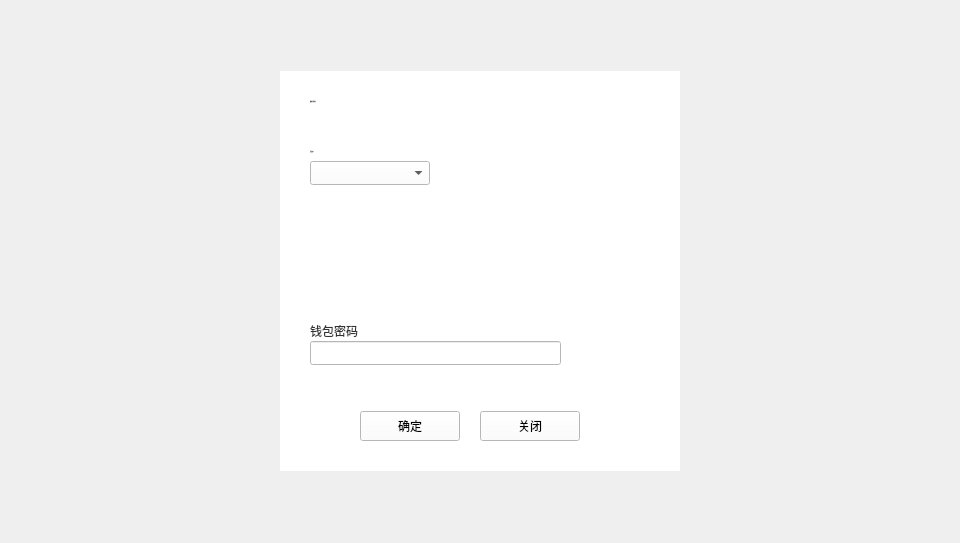
<?xml version="1.0" encoding="UTF-8"?>
<ui version="4.0">
 <class>ConfirmCreateMultiSigDialog</class>
 <widget class="QDialog" name="ConfirmCreateMultiSigDialog">
  <property name="geometry">
   <rect>
    <x>0</x>
    <y>0</y>
    <width>960</width>
    <height>543</height>
   </rect>
  </property>
  <property name="windowTitle">
   <string>Dialog</string>
  </property>
  <widget class="QWidget" name="widget" native="true">
   <property name="geometry">
    <rect>
     <x>0</x>
     <y>0</y>
     <width>960</width>
     <height>543</height>
    </rect>
   </property>
   <property name="font">
    <font>
     <family>Microsoft YaHei UI Light</family>
     <weight>75</weight>
     <bold>true</bold>
    </font>
   </property>
   <widget class="QWidget" name="containerWidget" native="true">
    <property name="geometry">
     <rect>
      <x>280</x>
      <y>71</y>
      <width>400</width>
      <height>400</height>
     </rect>
    </property>
    <property name="font">
     <font>
      <family>微软雅黑</family>
      <weight>50</weight>
      <bold>false</bold>
     </font>
    </property>
    <property name="styleSheet">
     <string notr="true">background-color: rgb(255, 255, 255);</string>
    </property>
    <widget class="QToolButton" name="closeBtn">
     <property name="geometry">
      <rect>
       <x>200</x>
       <y>340</y>
       <width>100</width>
       <height>30</height>
      </rect>
     </property>
     <property name="font">
      <font>
       <family>Microsoft YaHei UI Light</family>
       <weight>50</weight>
       <bold>false</bold>
      </font>
     </property>
     <property name="cursor">
      <cursorShape>PointingHandCursor</cursorShape>
     </property>
     <property name="styleSheet">
      <string notr="true"/>
     </property>
     <property name="text">
      <string>关闭</string>
     </property>
    </widget>
    <widget class="QLabel" name="label">
     <property name="geometry">
      <rect>
       <x>30</x>
       <y>20</y>
       <width>200</width>
       <height>20</height>
      </rect>
     </property>
     <property name="font">
      <font>
       <family>微软雅黑</family>
       <pointsize>-1</pointsize>
       <weight>50</weight>
       <italic>false</italic>
       <bold>false</bold>
      </font>
     </property>
     <property name="styleSheet">
      <string notr="true">QLabel{font:  14px &quot;微软雅黑&quot;;color: rgb(51, 51, 51);}

</string>
     </property>
     <property name="text">
      <string>新建多签地址</string>
     </property>
     <property name="alignment">
      <set>Qt::AlignLeading|Qt::AlignLeft|Qt::AlignVCenter</set>
     </property>
    </widget>
    <widget class="QComboBox" name="accountComboBox">
     <property name="geometry">
      <rect>
       <x>30</x>
       <y>90</y>
       <width>120</width>
       <height>24</height>
      </rect>
     </property>
     <property name="font">
      <font>
       <family>微软雅黑</family>
       <weight>50</weight>
       <bold>false</bold>
      </font>
     </property>
     <property name="focusPolicy">
      <enum>Qt::NoFocus</enum>
     </property>
     <property name="styleSheet">
      <string notr="true"/>
     </property>
    </widget>
    <widget class="QLabel" name="label_3">
     <property name="geometry">
      <rect>
       <x>30</x>
       <y>70</y>
       <width>120</width>
       <height>20</height>
      </rect>
     </property>
     <property name="font">
      <font>
       <family>微软雅黑</family>
       <pointsize>-1</pointsize>
       <weight>50</weight>
       <italic>false</italic>
       <bold>false</bold>
      </font>
     </property>
     <property name="styleSheet">
      <string notr="true">QLabel{font:  12px &quot;微软雅黑&quot;;color: rgb(51, 51, 51);}

</string>
     </property>
     <property name="text">
      <string>发起账户</string>
     </property>
     <property name="alignment">
      <set>Qt::AlignLeading|Qt::AlignLeft|Qt::AlignVCenter</set>
     </property>
    </widget>
    <widget class="QToolButton" name="okBtn">
     <property name="geometry">
      <rect>
       <x>80</x>
       <y>340</y>
       <width>100</width>
       <height>30</height>
      </rect>
     </property>
     <property name="font">
      <font>
       <family>Microsoft YaHei UI Light</family>
       <weight>50</weight>
       <bold>false</bold>
      </font>
     </property>
     <property name="cursor">
      <cursorShape>PointingHandCursor</cursorShape>
     </property>
     <property name="styleSheet">
      <string notr="true"/>
     </property>
     <property name="text">
      <string>确定</string>
     </property>
    </widget>
    <widget class="QLabel" name="label_8">
     <property name="geometry">
      <rect>
       <x>30</x>
       <y>250</y>
       <width>80</width>
       <height>20</height>
      </rect>
     </property>
     <property name="styleSheet">
      <string notr="true">QLabel{font:  12px &quot;微软雅黑&quot;;color: rgb(51, 51, 51);}

</string>
     </property>
     <property name="text">
      <string>钱包密码</string>
     </property>
    </widget>
    <widget class="QLabel" name="tipLabel">
     <property name="geometry">
      <rect>
       <x>30</x>
       <y>295</y>
       <width>200</width>
       <height>20</height>
      </rect>
     </property>
     <property name="styleSheet">
      <string notr="true">QLabel{font:  12px &quot;微软雅黑&quot;;color: rgb(51, 51, 51);}

</string>
     </property>
     <property name="text">
      <string/>
     </property>
    </widget>
    <widget class="QLineEdit" name="pwdLineEdit">
     <property name="geometry">
      <rect>
       <x>30</x>
       <y>270</y>
       <width>251</width>
       <height>24</height>
      </rect>
     </property>
     <property name="echoMode">
      <enum>QLineEdit::Password</enum>
     </property>
    </widget>
   </widget>
  </widget>
 </widget>
 <resources/>
 <connections/>
</ui>
